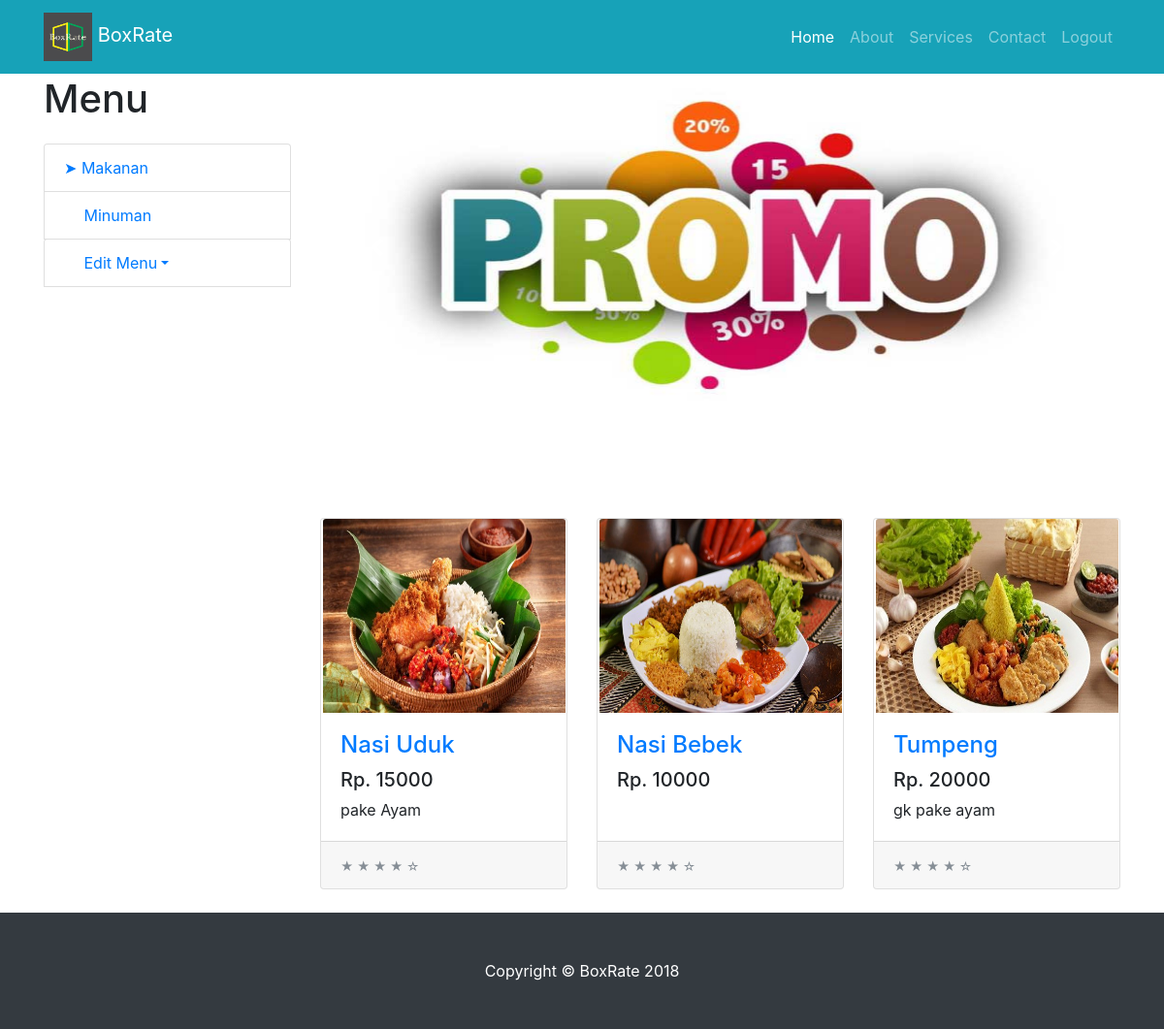
/menu-makanan.php, run on the app's committed database.
### tables this page shows
CREATE TABLE `menu` (
  `id` int(11) NOT NULL,
  `image` varchar(200) NOT NULL,
  `price` int(11) NOT NULL,
  `name` text NOT NULL,
  `ket` varchar(200) NOT NULL,
  `description` varchar(200) NOT NULL,
  `rating` int(3) NOT NULL
);

### menu-makanan.php (the view, shortened to what this page needs)
<!DOCTYPE html>
<html lang="en">
  <head>
    <link href="vendor/bootstrap/css/bootstrap.min.css" rel="stylesheet">
    <link rel="stylesheet" type="text/css" href="css/shop-homepage.css">
  </head>
  <body >
    <nav class="navbar navbar-expand-lg navbar-dark bg-info fixed-top">
      <div class="container">
        <a class="navbar-brand" href="#">
          <img id='image-logo'src="images/logo/BoxRate.png">
        BoxRate</a>
        <div class="collapse navbar-collapse" id="navbarResponsive">
          <ul class="navbar-nav ml-auto">
            <li class="nav-item active">
              <a class="nav-link" href="index.php">Home
              </a>
            </li>
            <li class="nav-item">
              <a class="nav-link" href="#">About</a>
            </li>
            <li class="nav-item">
              <a class="nav-link" href="#">Services</a>
            </li>
            <li class="nav-item">
              <a class="nav-link" href="#">Contact</a>
            </li>
            <li class="nav-item" >
              <a class="nav-link" href="index.php?logout='1'">Logout</a>
            </li>
          </ul>
        </div>
      </div>
    </nav>
    <div class="container">
      <div class="row">
        <div class="col-lg-3">
          <h1 class="my-4">Menu</h1>
          <div class="list-group">
            <a href="#" class="list-group-item">&#x27a4; Makanan</a>
            <a href="menu-minuman.php" class="list-group-item">&emsp;&nbsp;Minuman</a>
           <div class="dropdown">
            <a href="#" class="list-group-item dropdown-toggle" data-toggle="dropdown">&emsp;&nbsp;Edit Menu</a>
          </div>
          </div>
        </div>
        <div class="col-lg-9">
          <div id="carouselExampleIndicators" class="carousel slide my-4" data-ride="carousel">
            <ol class="carousel-indicators">
              <li data-target="#carouselExampleIndicators" data-slide-to="0" class="active"></li>
              <li data-target="#carouselExampleIndicators" data-slide-to="1"></li>
              <li data-target="#carouselExampleIndicators" data-slide-to="2"></li>
            </ol>
            <div class="carousel-inner" role="listbox">
              <div class="carousel-item active">
                <img id="image-promo" class="d-block img-fluid" src="images/diskon/promo-diskon.jpg" alt="First slide">
              </div>
            </div>
            <a class="carousel-control-prev" href="#carouselExampleIndicators" role="button" data-slide="prev">
              <span class="carousel-control-prev-icon" aria-hidden="true"></span>
            </a>
            <a class="carousel-control-next" href="#carouselExampleIndicators" role="button" data-slide="next">
              <span class="carousel-control-next-icon" aria-hidden="true"></span>
            </a>
          </div>
          <div class="row">
        <?php
           $db = mysqli_connect("localhost", "root", "", "boxrate");
           $sql= "SELECT * FROM menu WHERE ket='makanan'";
           $result = mysqli_query($db, $sql);
           while ($row=mysqli_fetch_array($result)) {
            echo "<div class='col-lg-4 col-md-6 mb-4'>
              <div class='card h-100'>
                <a href='#'><img id='image-menu' class='card-img-top' src='images/makanan/".$row['image']."' alt=''></a>
                <div class='card-body'>
                  <h4 class='card-title'>
                    <a href='#'>".$row['name']."</a>
                  </h4>
                  <h5>Rp. ".$row['price']."</h5>
                  <p class='card-text'>".$row['description']."</p>
                </div>
                <div class='card-footer'>
                  <small class='text-muted'>&#9733; &#9733; &#9733; &#9733; &#9734;</small>
                </div>
              </div>
            </div>";
          }
          ?>
          </div>
        </div>
      </div>
    </div>
    <footer class="py-5 bg-dark">
      <div class="container">
        <p class="m-0 text-center text-white">Copyright &copy; BoxRate 2018</p>
      </div>
    </footer>
  </body>
</html>

### css/shop-homepage.css (style rules this page uses)
body { padding-top: 54px; }
#image-logo { width: 50px; height: 50px; }
#image-menu { margin-left: 2px; width: 250px ; height: 200px; }
#image-promo { margin: 0 auto; width: 900px; height: 350px; }
@media (min-width: 992px) { body { padding-top: 56px; } }
.card-title { text-transform: capitalize; }
.mb-4 { margin-top: 80px; }

### data on the page
menu: image (picture), name "Nasi Uduk", price "15000", description "pake Ayam"
menu: image (picture), name "Nasi Bebek", price "10000"
menu: image (picture), name "Tumpeng", price "20000", description "gk pake ayam"
